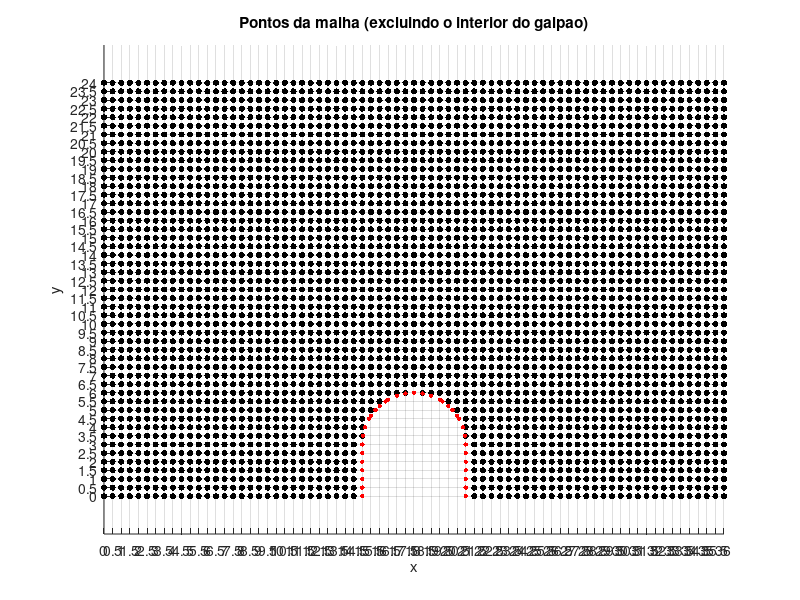

MATLAB code to generate this figure: (Note: this script raises an error after producing the figure.)
clc, clear

% Criacao da malha

h = 3;          % Altura da parede do galpao
d = 5*h;        % Distancia da origem ate o galpao
L = 2*h;        % Largura do galpao
H = 8*h;        % Altura total do dominio

dx = 0.5;       % Passo em x
dy = dx;        % Passo em y (igual a dx)

x = 0:dx:(2*d+L);   % Vetor de posicoes em x
y = 0:dy:H;         % Vetor de posicoes em y

[X,Y] = meshgrid(x,y);  % Criar malha 2D

% Parametros do problema

V = 100/3.6;        % Velocidade do escoamento (m/s)
lambda = 1.85;      % Parametro de relaxacao
tolerancia = 0.01;  % Tolerancia para convergencia
rho = 1.25;         % Densidade do ar (kg/m³)
gamma_ar = 1.4;     % Razao de calor especifico do ar

% Identificar pontos dentro do galpao (solido)

isSolido = false(size(X));  % Matriz logica para identificar regiao solida

for i = 1:length(x)
    for j = 1:length(y)
        xi = x(i);
        yj = y(j);
        % Verifica se o ponto esta dentro do telhado curvo
        if xi >= d && xi <= d + L
            y_teto = sqrt((L/2)^2 - (xi - (d + L/2))^2) + h;
            if yj <= y_teto
                isSolido(j,i) = true;
            end
        end
    end
end

% Definir geometria do galpao para plotagem

[~, j_first] = find(isSolido(1, :), 1, 'first');
x_telha = (X(1,j_first)):dx:(d + L - dx);
y_telha = sqrt((L/2).^2 - (x_telha - (d + L/2)).^2) + h;
y_telha_aux = Y(length(0:dy:h)+1,1):dy:(h+L/2);
x_telha_esq = d + L/2 - sqrt((L/2)^2 - (y_telha_aux - h).^2);
x_telha_dir  = d + L/2 + sqrt((L/2)^2 - (y_telha_aux - h).^2);
y_parede_esq = 0:dy:h;
x_parede_esq = d*ones(size(y_parede_esq));
y_parede_dir = 0:dy:h;
x_parede_dir = (d+L)*ones(size(y_parede_dir));

x_galpao = [x_parede_esq, x_telha_esq, x_telha, x_telha_dir, x_parede_dir];
y_galpao = [y_parede_esq, y_telha_aux, y_telha, y_telha_aux, y_parede_dir];

% Plotar malha computacional
figure;
mask = ~isSolido;  % Pontos fluidos
scatter( X(mask), Y(mask), 20, 'k', 'filled' )
hold on
scatter(x_galpao, y_galpao, 10, 'r', 'filled')
axis equal
xlabel('x'); ylabel('y');
title('Pontos da malha (excluindo o interior do galpao)');
xticks(min(x):dx:max(x));
yticks(min(y):dy:max(y));
grid on;

% Inicializar funcao de corrente

psi = 0*ones(size(X));
psi(isSolido) = 0;
psi = cond_contorno(X,Y,dx,dy,H,V,psi);
psi_aux = psi;

% Resolver equacao de Laplace para psi com metodo SOR

erro = 1;
while max(abs(erro(:))) > tolerancia
%     mesh(X,Y,psi)
    psi_aux = psi;
    
    for i = 2:size(X,2)-1
        for j = 2:size(Y,1)-1
            if ~isSolido(j,i)
                % Tratar pontos proximos as fronteiras
                if isSolido(j,i-1) || isSolido(j,i+1) || isSolido(j-1,i)
                    % Casos especiais para fronteiras curvas
                    if isSolido(j, i+1) && ~isSolido(j-1, i)
                        if Y(j,i) > h
                            a = abs(((d + L/2 - sqrt((L/2)^2 - (Y(j,i) - h)^2))-X(j,i))/dx);
                        else
                            a = abs((d-X(j,i))/dx);
                        end
                        psi(j,i) = (2/(a*dx^2)+2/dy^2)^(-1)*(2*psi(j,i-1)/(dx^2*(a+1))+(psi(j+1,i)+psi(j-1,i))/dy^2);
                    
                    elseif isSolido(j, i+1) && isSolido(j-1, i)
                        a = abs(((d + L/2 - sqrt((L/2)^2 - (Y(j,i) - h)^2))-X(j,i))/dx);
                        b = abs((Y(j,i)-(sqrt((L/2)^2 - (X(j,i) - (d + L/2))^2) + h))/dy);
                        psi(j,i) = (2/(a*dx^2)+2/(b*dy^2))^(-1)*(2*psi(j,i-1)/(dx^2*(a+1))+2*psi(j+1,i)/(dy^2*(b+1)));
                    
                    elseif isSolido(j, i-1) && isSolido(j-1, i)
                        a = abs(((d + L/2 + sqrt((L/2)^2 - (Y(j,i) - h)^2))-X(j,i))/dx);
                        b = abs((Y(j,i)-(sqrt((L/2)^2 - (X(j,i) - (d + L/2))^2) + h))/dy);
                        psi(j,i) = (2/(a*dx^2)+2/(b*dy^2))^(-1)*(2*psi(j,i+1)/(dx^2*(a+1))+2*psi(j+1,i)/(dy^2*(b+1)));
                       
                    elseif isSolido(j, i-1) && ~isSolido(j-1, i)
                        if Y(j,i) > h
                            a = abs(((d + L/2 + sqrt((L/2)^2 - (Y(j,i) - h)^2))-X(j,i))/dx);
                        else
                            a = abs(((d+L)-X(j,i))/dx);
                        end
                        psi(j,i) = (2/(a*dx^2)+2/dy^2)^(-1)*(2*psi(j,i+1)/(dx^2*(a+1))+(psi(j+1,i)+psi(j-1,i))/dy^2);
                       
                    elseif (~isSolido(j,i-1) && ~isSolido(j,i+1)) && isSolido(j-1,i)
                        b = abs((Y(j,i)-(sqrt((L/2)^2 - (X(j,i) - (d + L/2))^2) + h))/dy);
                        psi(j,i) = (2/(dx^2) + 2/(b*dy^2))^(-1)*((psi(j,i+1)+psi(j,i-1))/(dx^2)+2*psi(j+1,i)/(dy^2*(b+1)));
                    else
                        disp("Ponto nao esperado")
                    end
                else
                    % Pontos internos - equacao de Laplace
                    psi(j,i) = (lambda/4)*(psi(j-1,i)+psi(j+1,i)+psi(j,i-1)+psi(j,i+1)) + (1-lambda)*psi_aux(j,i);
                end    
            end
        end
    end
    erro = abs((psi - psi_aux) ./ max(abs(psi), 1e-10));
    display(max(erro(:)));
end

% Plotar funcao de corrente

figure;
contourf(X, Y, psi, 20, 'LineColor', 'none');
cb = colorbar;
ylabel(cb, 'Funcao de corrente (m^2/s)');
axis equal;
xlabel('x'); ylabel('y');
title('Funcao de Corrente (\psi)');
hold on;
scatter(X(isSolido), Y(isSolido), 10, 'k', 'filled');

% Calcular campo de velocidade

u = zeros(size(psi));
v = zeros(size(psi));
for linha = 2:length(y)-1
    for coluna = 2:length(x)-1
        v(linha,coluna) = -(psi(linha,coluna+1) - psi(linha,coluna-1)) / (2*dx);
        u(linha,coluna) = (psi(linha+1,coluna) - psi(linha-1,coluna)) / (2*dy);
    end
end
u(length(u(:,1)),:) = V;
for coluna = 1:length(X)
    u(1,coluna) = (psi(2,coluna)-psi(1,coluna))/dy;
end
u(1:end,1) = V;
u(1:end,length(u(1,:))) = V;



% Calcular campo de pressao

p = zeros(size(psi));
for linha = 2:length(y)-1
    for coluna = 2:length(x)-1
        p(linha,coluna) = rho * ((gamma_ar-1)/gamma_ar) * ( (V^2)/2 - ((sqrt(u(linha,coluna)^2 + v(linha,coluna)^2 ))^2)/2 );
    end
end

% Calcular pressao ao longo do telhado

p_telhado = zeros(2, L/dx+1);
for coluna = 1:length(p_telhado)
    p_telhado(1,coluna) = min(p(:,coluna+length(0:dx:d)-1));
    p_telhado(2,coluna) = d + (coluna-1)*dx;
end

% Plotar pressao no telhado

figure;
yyaxis right
x_telhado_plot = d:dx:(d+L);
plot(x_telhado_plot,sqrt((L/2).^2 - (x_telhado_plot - (d + L/2)).^2) + h , 'Color', 'k', 'LineWidth', 1.5);
ylabel('Y do telhado (m)', 'Color', 'k');
ylim([min(y_telha) max(y_telha)]);
set(gca, 'YColor', 'k');

yyaxis left
plot(p_telhado(2,:), p_telhado(1,:), 'Color', 'b', 'LineWidth', 1.5);
ylabel('Diferencial de pressao (Pa)', 'Color', 'b');
ylim([min(p_telhado(1,:)) max(p_telhado(1,:))]);
set(gca, 'YColor', 'b');

xlabel('x (m)');
title('Diferencial de pressao ao longo do telhado');
grid on;

% Calcular forca resultante no telhado

x_c = d + L/2;  % Centro do telhado
y_c = h;
p_forca = p_telhado(:,2:end-1);
i = 1;
F = 0;
for xi = d+dx:dx:(d+L)-dx
    yi = sqrt((L/2)^2 - (xi - (d + L/2)).^2) + h;
    n_vec = [xi - x_c, yi - y_c];
    norm_n = norm(n_vec);
    n = n_vec / norm_n;
    
    x_seg = xi+dx;
    y_seg = sqrt((L/2)^2 - (x_seg - (d + L/2)).^2) + h;
    
    dl = sqrt((xi-x_seg)^2+(yi-y_seg)^2);
    dF = -p_forca(1,i)*dl*60*n;
    F = F+dF(2);
    i = i+1;
end

fprintf('Forca telhado: F = %.2f kN\n', F/1000);

% Plotar campo de velocidade

step = 2;
Xq = X(1:step:end, 1:step:end);
Yq = Y(1:step:end, 1:step:end);
uq = u(1:step:end, 1:step:end);
vq = v(1:step:end, 1:step:end);
maskq = mask(1:step:end, 1:step:end);
vel_mag = sqrt(u.^2 + v.^2);

figure;
contourf(X, Y, vel_mag, 20, 'LineColor', 'none');
cb = colorbar;
ylabel(cb, 'Velocidade (m/s)');
colormap jet;
hold on;
quiver(Xq(maskq), Yq(maskq), uq(maskq), vq(maskq), ...
    'AutoScaleFactor', 1.2, ...
    'Color', 'k', ...
    'LineWidth', 1);
axis equal;
grid on;
scatter(X(isSolido), Y(isSolido), 10, 'k', 'filled');
xlabel('x (m)');
ylabel('y (m)');
title('Campo de Velocidade');

% Plotar campo de pressao

figure;
contourf(X(2:end-1,2:end-1), Y(2:end-1,2:end-1), p(2:end-1,2:end-1), 12 , 'LineColor', 'none');
cb = colorbar;
ylabel(cb, 'Pressao (Pa)');
axis equal;
xlabel('x'); ylabel('y');
title('Distribuicao diferencial de pressao');
hold on; 
scatter(X(isSolido), Y(isSolido), 10, 'k', 'filled');

% Funcao para condicoes de contorno

function psi = cond_contorno(X,Y,dx,dy,H,V,psi)
    % Margem inferior
    psi(1,:) = 0;
   
    % Margens laterais
    for j = 2:size(Y,1)
        if Y(j,1) <= 0.05*H
            psi(j,1) = V*(Y(j,1))^2/(0.1*H);
            psi(j,end) = V*(Y(j,end))^2/(0.1*H);
        else
            psi(j,1) = V*Y(j,1) + V*(1-0.05*H);
            psi(j,end) = V*Y(j,end) + V*(1-0.05*H);
        end
    end
   
    psi(end,:) = psi(end,1);
end